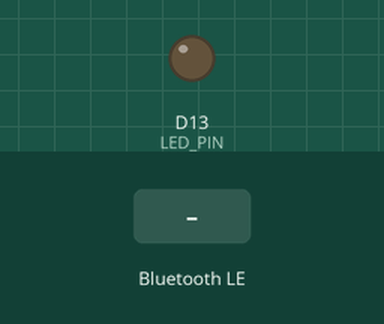
Recording of a sketch running on a simulated Arduino Nano 33 IoT. Parts: output pins drawn as LEDs (lit = HIGH). The inputs (shaded band) are chosen by the test bench. Nothing arrives over Bluetooth unless stated; a phone connects over Bluetooth LE 3 s after start; what the sketch prints to the serial monitor is not drawn.

Above: at 5.9 s.
6.0 s: Bluetooth LE write "1" received
At 6.8 s:
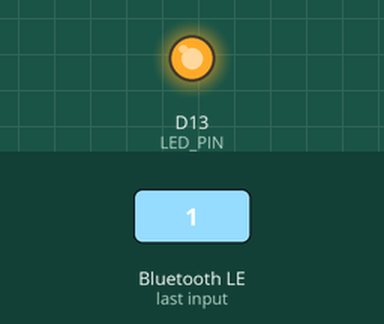
8.5 s: Bluetooth LE write "0" received
At 9.4 s:
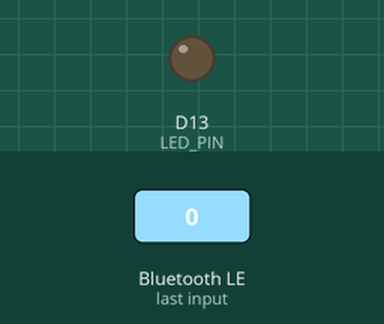
Timing chart, 0 to 11.5 s (numbered marks = the images above; inputs shaded):
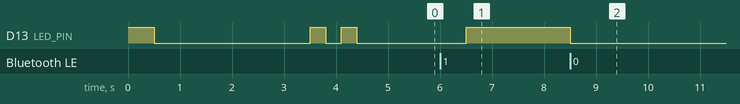

The sketch:

AruduinoNano33.ino
```cpp
/*
 * Arduino Nano 33 IoT - BLE デバッグ版 (修正版)
 * Bluetooth接続問題のトラブルシューティング用
 */

#include <ArduinoBLE.h>

const int LED_PIN = LED_BUILTIN;  // Arduino Nano 33 IoTの内蔵LED
const char* DEVICE_NAME = "Arduino_Nano33IoT_BLE";  // 設定するデバイス名

// BLEサービスとキャラクタリスティックを定義
BLEService ledService("19B10000-E8F2-537E-4F6C-D104768A1214");
BLEByteCharacteristic ledCharacteristic("19B10001-E8F2-537E-4F6C-D104768A1214", BLERead | BLEWrite);

void setup() {
  // シリアル通信の初期化（速度を上げる）
  Serial.begin(115200);

  // 起動時の目印として内蔵LEDを一度点滅させる
  pinMode(LED_PIN, OUTPUT);
  digitalWrite(LED_PIN, HIGH);
  delay(500);
  digitalWrite(LED_PIN, LOW);

  Serial.println("=== Arduino Nano 33 IoT BLE デバッグ版 ===");
  Serial.println("起動中...");

  // 3秒待機（シリアルモニターを開く時間を確保）
  delay(3000);

  // BLEの初期化（複数回試行）
  int attempts = 0;
  const int maxAttempts = 5;

  while (attempts < maxAttempts) {
    Serial.print("BLEの初期化を試行中... (");
    Serial.print(attempts + 1);
    Serial.print("/");
    Serial.print(maxAttempts);
    Serial.print(") ");

    if (BLE.begin()) {
      Serial.println("成功!");
      break;
    } else {
      Serial.println("失敗");
      // エラー時は短く3回点滅
      for (int i = 0; i < 3; i++) {
        digitalWrite(LED_PIN, HIGH);
        delay(100);
        digitalWrite(LED_PIN, LOW);
        delay(100);
      }
      attempts++;
      delay(1000);
    }
  }

  if (attempts >= maxAttempts) {
    Serial.println("BLEの初期化に失敗しました。ハードウェアに問題がある可能性があります。");
    Serial.println("リセットボタンを押して再起動するか、または電源を入れ直してください。");
    // エラーを示すために点滅を続ける
    while (1) {
      digitalWrite(LED_PIN, HIGH);
      delay(200);
      digitalWrite(LED_PIN, LOW);
      delay(200);
    }
  }

  // デバイスのMACアドレスなど、詳細情報を表示
  Serial.print("BLEデバイスアドレス: ");
  Serial.println(BLE.address());

  // デバイス名を設定（ここでlocalNameメソッドを使用せず直接表示）
  Serial.print("設定するBLEデバイス名: ");
  Serial.println(DEVICE_NAME);
  BLE.setLocalName(DEVICE_NAME);

  Serial.println("BLEサービスを設定中...");
  BLE.setAdvertisedService(ledService);

  // キャラクタリスティックをサービスに追加
  ledService.addCharacteristic(ledCharacteristic);

  // サービスを追加
  BLE.addService(ledService);

  // キャラクタリスティックの初期値を設定
  ledCharacteristic.writeValue(0);

  // アドバタイズ設定を表示
  Serial.print("アドバタイズ間隔: ");
  Serial.println("ms");

  // アドバタイズ開始（間隔を短く設定）
  BLE.setAdvertisingInterval(100);

  Serial.println("アドバタイズを開始します...");
  if (BLE.advertise()) {
    Serial.println("BLEアドバタイズ開始成功!");
  } else {
    Serial.println("BLEアドバタイズ開始失敗...");
    // エラー時は長く2回点滅
    while (1) {
      digitalWrite(LED_PIN, HIGH);
      delay(500);
      digitalWrite(LED_PIN, LOW);
      delay(500);
    }
  }

  // 接続準備完了のサイン（ゆっくり2回点滅）
  for (int i = 0; i < 2; i++) {
    digitalWrite(LED_PIN, HIGH);
    delay(300);
    digitalWrite(LED_PIN, LOW);
    delay(300);
  }

  Serial.println("BLE接続の準備完了！");
  Serial.print("スマートフォンまたはPCからデバイス「");
  Serial.print(DEVICE_NAME);
  Serial.println("」を探してください。");
  Serial.println("接続待機中...");
}

void loop() {
  // 定期的にステータスを表示（1分ごと）
  static unsigned long lastStatusTime = 0;
  if (millis() - lastStatusTime > 60000) {
    Serial.print("BLE接続を待機中... デバイス名: ");
    Serial.println(DEVICE_NAME);
    lastStatusTime = millis();

    // アイドル中は1秒ごとに短く点滅させてアクティブなことを示す
    digitalWrite(LED_PIN, HIGH);
    delay(50);
    digitalWrite(LED_PIN, LOW);
  }

  // BLE接続を待機
  BLEDevice central = BLE.central();

  // 接続されたら
  if (central) {
    Serial.print("接続されました: ");
    Serial.println(central.address());

    // 接続中は点滅させて接続状態を示す
    digitalWrite(LED_PIN, HIGH);
    delay(500);
    digitalWrite(LED_PIN, LOW);

    // 接続の開始時刻を記録
    unsigned long connectionStartTime = millis();

    // 接続されている間
    while (central.connected()) {
      // 定期的に接続状態を表示
      static unsigned long lastConnectionTime = 0;
      if (millis() - lastConnectionTime > 10000) {  // 10秒ごと
        Serial.print("接続中... 経過時間: ");
        Serial.print((millis() - connectionStartTime) / 1000);
        Serial.println("秒");
        lastConnectionTime = millis();
      }

      // キャラクタリスティックが書き込まれたら
      if (ledCharacteristic.written()) {
        // 値を読み取る
        int ledValue = ledCharacteristic.value();

        Serial.print("受信したコマンド: ");
        Serial.println(ledValue);

        // LEDを制御
        if (ledValue == 1) {
          digitalWrite(LED_PIN, HIGH);  // LED ON
          Serial.println("LED ON");
        } else {
          digitalWrite(LED_PIN, LOW);   // LED OFF
          Serial.println("LED OFF");
        }
      }
    }

    // 切断された
    Serial.print("切断されました: ");
    Serial.println(central.address());
  }
}
```

Measured:
- after the input at 6.0 s, D13 (LED_PIN): goes on until 6.5 s, then stays HIGH
- after the input at 8.5 s, D13 (LED_PIN): HIGH → LOW at once
